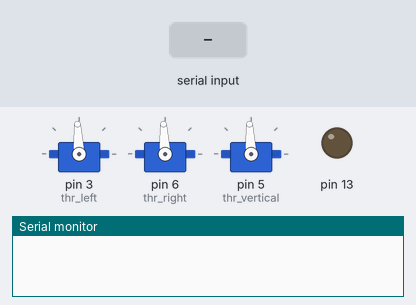
This sketch was run on a simulated Arduino Uno, built with avr-gcc and run on an emulated ATmega328P. Shown: 3 × servo, output pins drawn as LEDs (lit = HIGH), the last lines printed to the serial monitor. The test bench sets the inputs (shaded band).

Above: at 1.2 s.
1.3 s: "1" received over Serial
At 2.1 s:
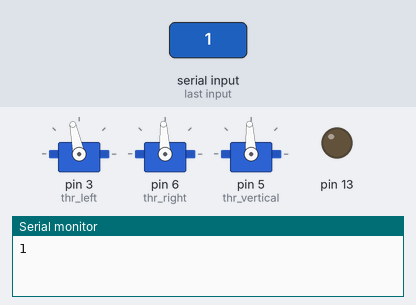
4.3 s: "2" received over Serial
At 5.6 s:
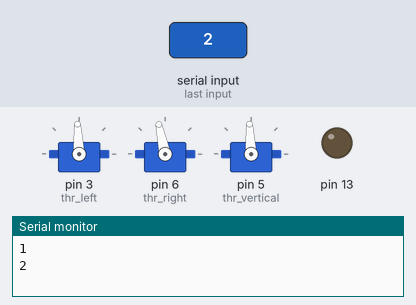
7.3 s: "3" received over Serial
At 7.9 s:
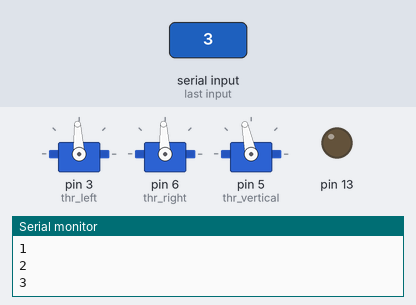
Timing chart, 0 to 10.8 s (numbered marks = the images above; inputs shaded):
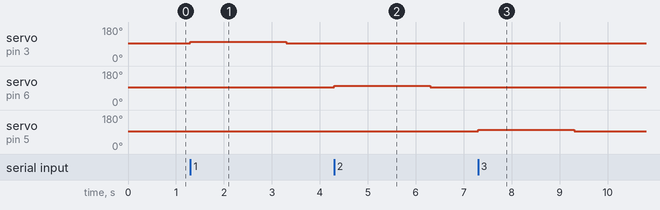

Measured:
- after the input at 1.3 s, servo on pin 3 (thr_left): 93° → 102° at once, → 93° 2.0 s later
- after the input at 4.3 s, servo on pin 6 (thr_right): 93° → 102° at once, → 93° 2.0 s later
- after the input at 7.3 s, servo on pin 5 (thr_vertical): 93° → 102° at once, → 93° 2.0 s later

The sketch:

VMA_TEST.ino
```cpp
#include <Servo.h>

String message;

Servo thr_left;
Servo thr_right;
Servo thr_vertical;


void setup()
{
  thr_left.attach(3); //horizontal
  thr_right.attach(6); //vertical
  thr_vertical.attach(5);  //horizontal

  Serial.begin(9600);
  pinMode(13, OUTPUT);

  thr_left.writeMicroseconds(1500);
  thr_right.writeMicroseconds(1500);
  thr_vertical.writeMicroseconds(1500);
}

void loop()
{
  while (Serial.available())
  {

    char incomingChar = Serial.read();
    if (incomingChar == '1')
      {
        Serial.println('1');
       thr_left.writeMicroseconds(1600);
       delay(2000);
       thr_left.writeMicroseconds(1500);
       message = "";
      }
    if (incomingChar == '2')
      {
      Serial.println('2');
      thr_right.writeMicroseconds(1600);
      delay(2000);
      thr_right.writeMicroseconds(1500);
       message = "";
      }
     if(incomingChar == '3')
     {
      Serial.println('3');
      thr_vertical.writeMicroseconds(1600);
      delay(2000);
      thr_vertical.writeMicroseconds(1500);
       message = "";
     }
  }
}
```
